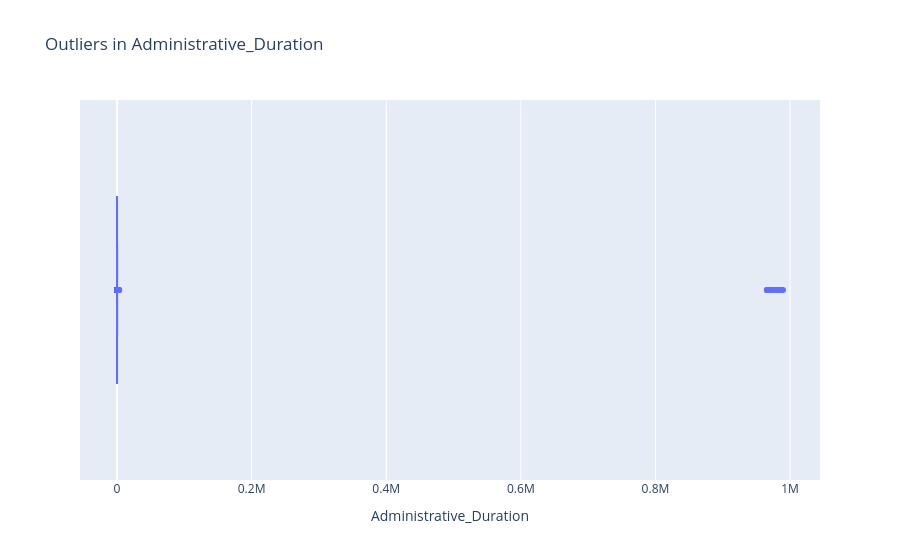

The notebook cell saved with this chart:
### Markdown cell above
This is a box plot we can see the median and we can see the minimum and maximum range of our data and everything that falls outside of those whiskers is going to be an outlier and we can see the outliers here are points

### Code cell
px.box(data_frame=df,x="Administrative_Duration", title="Outliers in Administrative_Duration")

### Figure 1 — Plotly figure (JSON) as saved in the notebook; plotly's stock layout.template omitted (floating-point values rounded to 4 significant figures; data arrays with more than 128 entries replaced by an {"elided": "..."} marker saying what was removed)
{"data": [{"alignmentgroup": "True", "hovertemplate": "Administrative_Duration=%{x}<extra></extra>", "legendgroup": "", "marker": {"color": "#636efa"}, "name": "", "notched": false, "offsetgroup": "", "orientation": "h", "showlegend": false, "type": "box", "x": {"elided": "12330 float values"}, "x0": " ", "xaxis": "x", "y0": " ", "yaxis": "y"}], "layout": {"boxmode": "group", "legend": {"tracegroupgap": 0}, "title": {"text": "Outliers in Administrative_Duration"}, "xaxis": {"anchor": "y", "domain": [0, 1], "title": {"text": "Administrative_Duration"}}, "yaxis": {"anchor": "x", "domain": [0, 1]}}}
